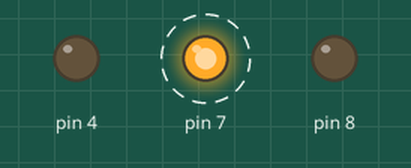
A sketch run on a simulated Arduino Uno, built with avr-gcc and run on an emulated ATmega328P. On the bench: output pins drawn as LEDs (lit = HIGH). Dashed ring = blinking.

Above: at 0.5 s.
Timing chart, 0 to 4.6 s (numbered marks = the images above):
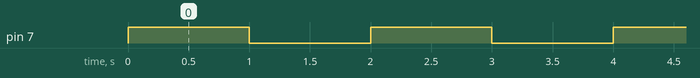

The sketch:

Blink_1st_Project.ino
```cpp
void setup() {
  pinMode(4, OUTPUT);
 pinMode(7, OUTPUT);
 pinMode(8, OUTPUT);

  // put your setup code here, to run once:

}

void loop() {
  // put your main code here, to run repeatedly:

digitalWrite (7,HIGH );      // It will turn on the led
delay(1000);
digitalWrite (7,LOW);    // LOW means it will turn of the LED
delay(1000);              // Delay means it will stop for given time
}
```

Measured:
- by itself, pin 7: alternates HIGH for 1.0 s and LOW for 1.0 s
